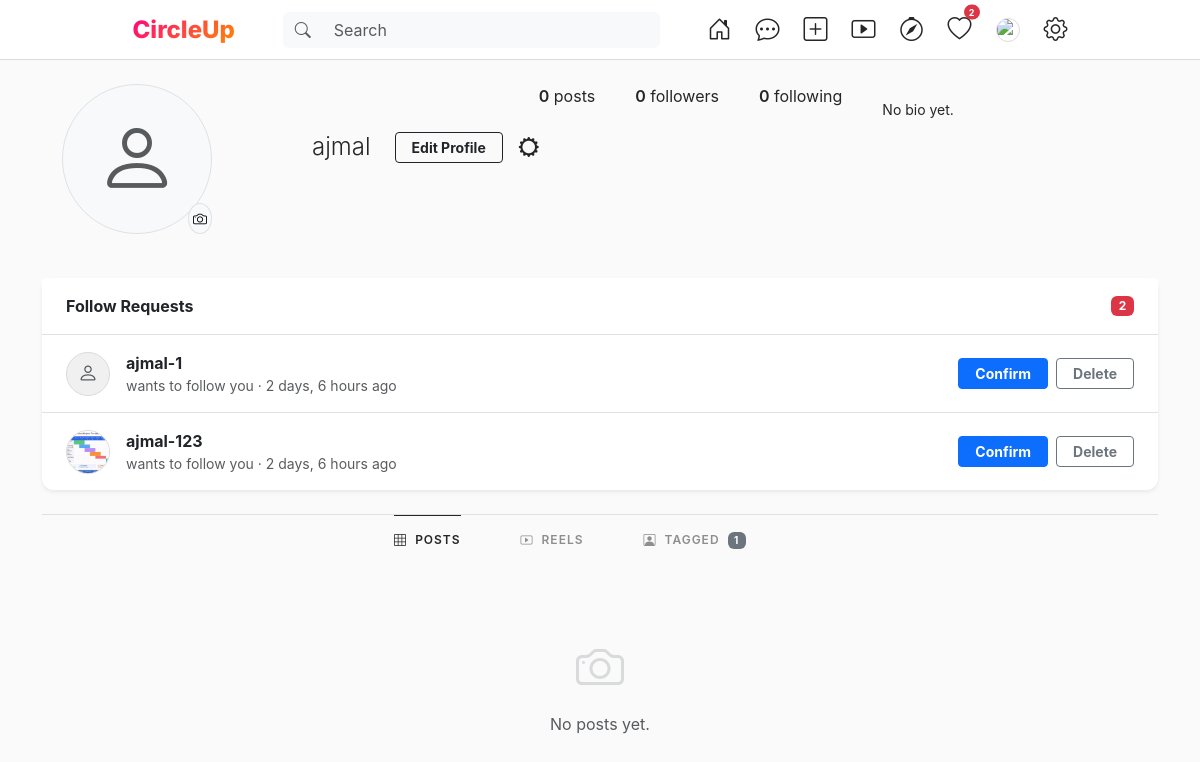
The app's page /profile (signed in) with its own data.
### app/models.py (models this page shows, shortened)
class Profile(models.Model):
    pic = models.FilePathField(path='uploads/', blank=True, null=True)
    user = models.ForeignKey(User, on_delete=models.SET_NULL, null=True, blank=True)
    text = models.CharField(max_length=100, null=True, blank=True)
    score = models.FloatField(default=0.0)
    last_seen = models.DateTimeField(null=True, blank=True)
    dob = models.DateField(null=True, blank=True)
    last_toxic_comment = models.DateTimeField(null=True, blank=True)  # Timestamp of most recent toxic comment
    ban_until = models.DateTimeField(null=True, blank=True)           # When current ban expires
    ban_level = models.IntegerField(default=1)                        # Ban multiplier: 1=4h, 2=8h, 3=12h...
    last_ban_applied = models.DateTimeField(null=True, blank=True)    # When the last ban was issued (for escalation tracking)

class FriendRequest(models.Model):
    from_user = models.ForeignKey(User, on_delete=models.CASCADE, related_name='sent_requests')
    to_user = models.ForeignKey(User, on_delete=models.CASCADE, related_name='received_requests')
    status = models.CharField(max_length=10, choices=[('pending','Pending'),('accepted','Accepted'),('rejected','Rejected')], default='pending')
    created = models.DateTimeField(default=timezone.now)
    class Meta:
        unique_together = ('from_user', 'to_user')

### app/views.py (the view)
# urls.py: path('profile',profile,name="profile"),
@login_required(login_url='login')
def profile(request, username=None):
    if username is None:
        viewed_user = request.user
    else:
        viewed_user = User.objects.get(username=username)
    try:
        profile_obj = Profile.objects.get(user=viewed_user)
    except Profile.DoesNotExist:
        profile_obj = Profile.objects.create(user=viewed_user)
    all_posts = Posts.objects.filter(user=viewed_user).order_by('-id')
    regular_posts = all_posts.filter(is_story=False, is_reel=False)
    reels_posts = all_posts.filter(is_reel=True)
    followers_count = Friend.objects.filter(friend=viewed_user).count()
    following_count = Friend.objects.filter(user=viewed_user).count()
    is_self = (viewed_user == request.user)
    is_friend = Friend.objects.filter(user=request.user, friend=viewed_user).exists()
    sent_request = FriendRequest.objects.filter(from_user=request.user, to_user=viewed_user, status='pending').exists()
    received_request = FriendRequest.objects.filter(from_user=viewed_user, to_user=request.user, status='pending').first()
    incoming_requests = []
    if is_self:
        incoming_requests = FriendRequest.objects.filter(to_user=request.user, status='pending')
    tagged_posts = Posts.objects.filter(tags__user=viewed_user).distinct().order_by('-id')
    return render(request, "profile.html", {
        "viewed_user": viewed_user,
        "profile": profile_obj,
        'db': regular_posts,
        'reels_db': reels_posts,
        'tagged_posts': tagged_posts,
        'posts_count': regular_posts.count(),
        'reels_count': reels_posts.count(),
        'tagged_count': tagged_posts.count(),
        'followers_count': followers_count,
        'following_count': following_count,
        'is_self': is_self,
        'is_friend': is_friend,
        'sent_request': sent_request,
        'received_request': received_request,
        'incoming_requests': incoming_requests
    })

### app/context_processors.py (called while the page is built)
def pending_friend_requests(request):
    if request.user.is_authenticated:
        count = FriendRequest.objects.filter(
            to_user=request.user, status='pending'
        ).count()
    else:
        count = 0
    return {'pending_friend_requests_count': count}

### app/models.py (called while the page is built)
    @property
    def is_video_file(self):
        if not self.image_path: return False
        return self.image_path.lower().endswith(('.mp4', '.mov', '.webm', '.ogg'))

### app/templates/profile.html (shortened to what this page needs)
{% extends 'base.html' %}
{% load static %}
{% block content %}
<div class="profile-header d-flex flex-column flex-md-row">
    <div class="profile-avatar-container position-relative">
        {% if profile.pic and profile.pic != "None" %}
            <img src="http://127.0.0.1:8000/{{ profile.pic }}" class="profile-avatar" id="profileImage">
        {% else %}
            <div class="profile-avatar bg-light d-flex align-items-center justify-content-center text-muted border">
                <i class="bi bi-person" style="font-size: 5rem;"></i>
            </div>
        {% endif %}
        {% if is_self %}
        <form action="{% url 'set_profile' %}" method="post" enctype="multipart/form-data" class="position-absolute bottom-0 end-0">
            <label for="profile-upload" class="btn btn-sm btn-light border p-1 rounded-circle">
                <i class="bi bi-camera"></i>
            </label>
        </form>
        {% endif %}
    </div>
        <div class="d-flex align-items-center mb-4">
            <h2 class="fs-4 mb-0 me-4 fw-light" id="profile-username-display">{{ viewed_user.username }}</h2>
            {% if is_self %}
                <button class="btn btn-outline-dark btn-sm fw-bold px-3" data-bs-toggle="modal" data-bs-target="#editProfileModal">Edit Profile</button>
                <i class="bi bi-gear-wide ms-3 fs-5 cursor-pointer"></i>
                    {% endif %}
                </div>
        <div class="d-flex mb-3">
            <div class="stat-item"><span class="stat-value">{{ posts_count }}</span> posts</div>
            <div class="stat-item"><span class="stat-value">{{ followers_count }}</span> followers</div>
            <div class="stat-item"><span class="stat-value">{{ following_count }}</span> following</div>
        </div>
        <div class="bio-container">
            <div id="profile-bio-display">{{ profile.text|default:"No bio yet." }}</div>
        </div>
    </div>
{% if is_self and incoming_requests %}
<div class="card border-0 shadow-sm mb-4" style="border-radius: 12px;">
    <div class="card-header bg-white border-bottom py-3 px-4 d-flex align-items-center justify-content-between">
        <span class="fw-bold">Follow Requests</span>
        <span class="badge bg-danger">{{ incoming_requests.count }}</span>
    </div>
    <div class="card-body p-0">
        {% for req in incoming_requests %}
        <div class="d-flex align-items-center px-4 py-3 notification-row {% if not forloop.last %}border-bottom{% endif %}">
            <a href="{% url 'view_profile' req.from_user.username %}" class="text-decoration-none me-3">
                {% with prof=req.from_user.profile_set.first %}
                {% if prof and prof.pic and prof.pic != "None" %}
                    <img src="http://127.0.0.1:8000/{{ prof.pic }}"
                         style="width:44px;height:44px;border-radius:50%;object-fit:cover;border:1px solid #dbdbdb;">
                {% else %}
                    <div style="width:44px;height:44px;border-radius:50%;background:#f0f0f0;display:flex;align-items:center;justify-content:center;border:1px solid #dbdbdb;">
                        <i class="bi bi-person text-muted fs-5"></i>
                    </div>
                {% endif %}
                {% endwith %}
            </a>
            <div class="flex-grow-1">
                <a href="{% url 'view_profile' req.from_user.username %}" class="text-decoration-none text-dark fw-bold">
                    {{ req.from_user.username }}
                </a>
                <div class="text-muted small">wants to follow you · {{ req.created|timesince }} ago</div>
            </div>
            <div class="d-flex gap-2 ms-3">
                <a href="{% url 'accept_friend_request' req.id %}" class="btn btn-primary btn-sm fw-bold px-3 ajax-friend-action" data-action="accept">Confirm</a>
                <a href="{% url 'reject_friend_request' req.id %}" class="btn btn-outline-secondary btn-sm fw-bold px-3 ajax-friend-action" data-action="reject">Delete</a>
            </div>
        </div>
        {% endfor %}
    </div>
</div>
{% endif %}
<div class="border-top d-flex justify-content-center" id="profile-tabs">
    <div class="tab-item active" id="tab-posts" onclick="switchTab('posts')"><i class="bi bi-grid-3x3 me-1"></i> Posts</div>
    <div class="tab-item" id="tab-reels" onclick="switchTab('reels')">
        <i class="bi bi-play-btn me-1"></i> Reels
    </div>
    <div class="tab-item" id="tab-tagged" onclick="switchTab('tagged')">
        <i class="bi bi-person-square me-1"></i> Tagged
        {% if tagged_count > 0 %}<span class="badge bg-secondary ms-1" style="font-size:10px;">{{ tagged_count }}</span>{% endif %}
    </div>
</div>
<div class="profile-grid" id="grid-posts">
    {% if not db %}
    <div class="text-center py-5 text-muted" style="grid-column: 1/-1;">
        <i class="bi bi-camera" style="font-size:3rem; opacity:0.2;"></i>
        <p class="mt-2">No posts yet.</p>
    </div>
    {% endif %}
</div>
{% endblock %}

### app/static/css/insta_style.css (style rules this page uses)
:root { --primary-gradient: linear-gradient(135deg, #FF0080 0%, #FF8C00 100%); --insta-blue: #0095f6; --insta-dark-blue: #00376b; --bg-light: #fafafa; --border-color: #dbdbdb; --text-primary: #262626; --text-secondary: #8e8e8e; --glass-bg: rgba(255, 255, 255, 0.85); --card-shadow: 0 8px 32px rgba(0, 0, 0, 0.05); }
body { background-color: var(--bg-light) !important; color: var(--text-primary); font-family: -apple-system, BlinkMacSystemFont, "Segoe UI", Roboto, Helvetica, Arial, sans-serif !important; }
.profile-grid { display: grid; grid-template-columns: repeat(3, 1fr); gap: 28px; }

### app/templates/base.html (style rules this page uses)
.profile-grid { display: grid; grid-template-columns: repeat(auto-fit, minmax(250px, 1fr)); grid-gap: 5px; padding: 20px 20px 0; max-width: 935px; margin: 0 auto; }

### app/templates/profile.html (style rules this page uses)
.profile-header { margin-bottom: 44px; padding: 0 20px; }
.profile-avatar-container { width: 150px; height: 150px; margin-right: 100px; }
.profile-avatar { width: 100%; height: 100%; border-radius: 50%; border: 1px solid #dbdbdb; object-fit: cover; }
.stat-item { margin-right: 40px; font-size: 16px; }
.stat-value { font-weight: 600; }
.bio-container { font-size: 14px; margin-top: 15px; }
.tab-item { text-transform: uppercase; font-size: 12px; font-weight: 600; letter-spacing: 1px; padding: 15px 0; margin-right: 60px; border-top: 1px solid transparent; cursor: pointer; color: #8e8e8e; }
.tab-item.active { border-top: 1px solid #262626; color: #262626; }

### records on screen
Profile: text "No bio yet."
FriendRequest: from_user.username "ajmal-1", created "2 days, 6 hours"
FriendRequest: from_user.profile_set.first.pic (picture), from_user.username "ajmal-123", created "2 days, 6 hours"

### other values on screen
{{ pending_friend_requests_count }} "2"
{{ viewed_user.username }} "ajmal"
{{ posts_count }} "0"
{{ followers_count }} "0"
{{ following_count }} "0"
{{ incoming_requests.count }} "2"
{{ tagged_count }} "1"
